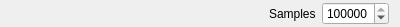
<?xml version="1.0" encoding="UTF-8"?>
<ui version="4.0">
 <class>DataStreamRecorder</class>
 <widget class="QWidget" name="DataStreamRecorder">
  <property name="geometry">
   <rect>
    <x>0</x>
    <y>0</y>
    <width>400</width>
    <height>27</height>
   </rect>
  </property>
  <property name="windowTitle">
   <string>Form</string>
  </property>
  <layout class="QHBoxLayout" name="horizontalLayout">
   <property name="topMargin">
    <number>0</number>
   </property>
   <property name="bottomMargin">
    <number>0</number>
   </property>
   <item>
    <spacer name="horizontalSpacer">
     <property name="orientation">
      <enum>Qt::Horizontal</enum>
     </property>
     <property name="sizeHint" stdset="0">
      <size>
       <width>235</width>
       <height>20</height>
      </size>
     </property>
    </spacer>
   </item>
   <item>
    <widget class="QLabel" name="label">
     <property name="text">
      <string>Samples</string>
     </property>
    </widget>
   </item>
   <item>
    <widget class="QSpinBox" name="samples">
     <property name="maximum">
      <number>100000</number>
     </property>
     <property name="value">
      <number>100000</number>
     </property>
    </widget>
   </item>
  </layout>
 </widget>
 <resources/>
 <connections/>
</ui>
